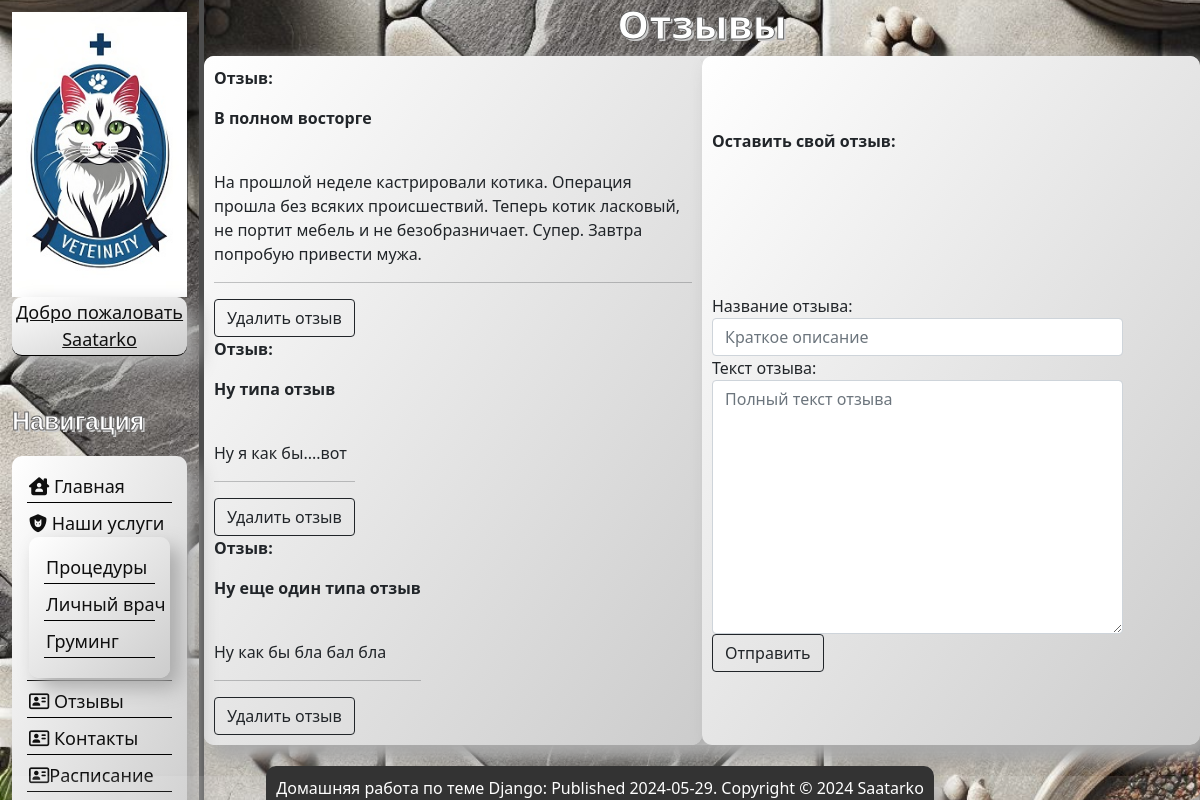
Screenshot of /reviews/ (signed in) with the database file from the repository.
### users/models.py (models this page shows)
class User(AbstractUser):
    phone = models.CharField(max_length=20, blank=True, null=True, verbose_name='Телефон')

### main/models.py (models this page shows, shortened)
class Reviews(models.Model):
    name = models.CharField('Название отзыва', max_length=30)
    description = models.TextField('Текст отзыва')
    class Meta:
        verbose_name = 'Отзывы/Reviews'
        verbose_name_plural = 'Отзывы/Reviews'

### main/views.py (the view)
# urls.py: path('reviews/', ReviewsListView.as_view(), name='reviews-list'),
class ReviewsListView(ListView):
    model = Reviews
    context_object_name = 'reviews'
    template_name = 'main/reviews.html'
    def get_context_data(self, **kwargs):
        context = super().get_context_data(**kwargs)
        context['form'] = ReviewsForms()
        return context

### main/forms.py
class ReviewsForms(ModelForm):
    class Meta:
        model = Reviews
        fields = ['name', 'description']
        widgets = {
            'name': TextInput(attrs={
                'class': 'form-control',
                'placeholder': 'Краткое описание',
                'maxlength': '30',
            }),
            'description': Textarea(attrs={
                'class': 'form-control',
                'placeholder': 'Полный текст отзыва',
            })
        }

### main/templates/main/reviews.html (shortened to what this page needs)
{% extends 'main/layout.html' %}
{% block content %}
<h1 class="main_h">Отзывы</h1>
        <div class="content_review">
            <div class="content_review_child2">
        {% if reviews %}
        {% for el in reviews %}
                    <div>
                        <p class="text_bold"> Отзыв:</p>
                        <p class="text_bold"> {{el.name}}</p> <br>
                        {{el.description}}
                        <hr>
                         {% if user.username == "Modetaror" or user.username == "Saatarko"%}
                        <a href="{% url 'reviews_delete' el.id %}"> <button class="btn btn-outline-dark">Удалить отзыв</button></a>
                         {% endif %}
                    </div>
        {% endfor %}
        {% else %}
            <p class="text_bold">В данный момент отзывов нет</p>
        {% endif %}
        </div>
        {% if user.is_authenticated %}
            <div class="content_review_child2">
                <p class="text_bold">Оставить свой отзыв:</p>
        <form method="post" action="{% url 'review-add' %}">
                       <div class="form-group">
                    {{ form.name.label_tag }}
                    {{ form.name }}
                </div>
                <div class="form-group">
                    {{ form.description.label_tag }}
                    {{ form.description }}
                </div>
                 <button type="submit" class="btn btn-outline-dark">Отправить</button>
           </form>
                </div>
       {% else %}
             <p>Чтобы оставить свой отзыв, необходимо зарегистрироваться! Если Вы уже зарегистрировалисьвойдите в свою учетную запись. </p>
       {% endif %}
        </div>
{% endblock %}

### main/templates/main/layout.html (shortened to what this page needs)
{% load static %}
<!DOCTYPE html>
<html lang="en">
<head>
  <link rel="stylesheet" href="https://cdn.jsdelivr.net/npm/bootstrap@5.0.2/dist/css/bootstrap.min.css" rel="stylesheet">
    <link rel="stylesheet" href="{% static 'main/css/main.css' %}">
    <link rel="stylesheet" href="https://use.fontawesome.com/releases/v5.8.2/css/all.css">
</head>
<body>
    <aside id="navigation-panel">
    <div class="nav_panel">
        <img src="{% static 'main/img/logo.jpg' %}" alt="Логотип">
                   {% if user.is_authenticated %}
                <p> <a href="{% url 'users:profile' %}">Добро пожаловать {{user.username}}</a></p>
                {% endif %}
        <h3 class="nav_h">Навигация</h3>
        <nav>
            <ul>
                <li><a href="{% url 'home' %}"><i class="fa-solid fa-house-user"></i> Главная</a></li>
                <li onclick="toggleServices(this)">
                    <i class="fa-solid fa-shield-cat"></i> Наши услуги
                    <ul>
                        <li><a href="{% url 'procedure' %}">Процедуры</a></li>
                        <li><a href="{% url 'personal_doctor' %}">Личный врач</a></li>
                        <li><a href="{% url 'gruming' %}">Груминг</a></li>
                    </ul>
                </li>
                <li><a href="{% url 'reviews-list' %}"><i class="fa-regular fa-address-card"></i> Отзывы</a></li>
                <li><a href="{% url 'contacts' %}"><i class="fa-regular fa-address-card"></i> Контакты</a></li>
                 {% if user.username == "Modetaror" or user.username == "Saatarko"%}
                 <li><a href="{% url 'schedule' %}"><i class="fa-regular fa-address-card"></i>Расписание</a></li>
                 {% endif %}
            </ul>
        </nav>
    </div>
</aside>
    <main>
     {% block content %} {% endblock %}
    </main>
    <div class="flex-container_3">
            <div class="footer">
            <div  class="flex-child_3">
                <a>Домашняя работа по теме Django: Published 2024-05-29. Copyright © 2024 Saatarko</a>
            </div>
            </div>
        </div>
</body>
</html>

### main/static/main/css/main.css (style rules this page uses)
#navigation-panel { float: left; width: 17%; padding: 1.0%; height: 100%; position: fixed; top: 0; bottom: 0; color: #0F0F0F; max-width: 17%; border-right: 5px solid #4d4d4d; }
.nav_panel { display: flex; flex-direction: column; flex-wrap: wrap; }
.nav_panel img { max-width: 100%; height: auto; width: 100%; display: block; }
.nav_panel nav { width: 100%; }
.nav_panel ul { display: block; padding: 15px; list-style-type: none; width: auto; background: linear-gradient(to bottom right, #ffffff, #cccccc); box-shadow: 10px 10px 20px #aaaaaa; border-radius: 10px; font-size: 18px; }
.nav_panel p { display: block; padding: 15px; list-style-type: none; width: auto; background: linear-gradient(to bottom right, #ffffff, #cccccc); box-shadow: 10px 10px 20px #aaaaaa; border-radius: 10px; font-size: 18px; transition: transform .6s ease; padding: 2px; margin-bottom: 5px; border-bottom: 1px solid #000; text-align: center; list-style-type: none; }
.nav_panel p a { color: #0F0F0F; }
.nav_panel ul li { transition: transform .6s ease; padding: 2px; margin-bottom: 5px; border-bottom: 1px solid #000; white-space: nowrap; }
.nav_panel ul a { text-decoration: none; color: #0F0F0F; }
.nav_panel h3 { margin-top: 25px; font-size: 25px; }
.flex-container_3 { z-index: 5; display: flex; background-color: rgba(255, 255, 255, 0.1); height: 3%; justify-content: center; box-shadow: 15px 15px 15px #aaaaaa; flex-direction: column; border-radius: 10px; position: fixed; bottom: 0; width: 100%; }
.flex-child_3 { align-items: flex-end; display: flex; align-items: center; justify-content: center; color: white; }
.flex-child_3 a { padding: 10px; text-decoration: none; color: white; background: #333; margin: 5px; box-shadow: 10px 10px 20px #aaaaaa; border-radius: 10px; }
.footer { flex-shrink: 0; }
.main_h { margin-left: 17%; text-align: center; padding: 0; width: calc(100% - 17%) font-family: 'Montserrat', sans-serif; font-size: 2.5em; font-weight: bold; color: #fff; -webkit-text-stroke: 1px #666; text-shadow: 2px 2px 0 #ccc; }
body { background-image: url("/static/main/img/background.jfif"); background-size: cover; background-position: center; background-attachment: fixed; }
.nav_h { text-align: left; margin: 0; padding: 20px 0; width: 100%; font-family: 'Montserrat', sans-serif; font-size: 1.5em; font-weight: bold; color: #fff; -webkit-text-stroke: 1px #666; text-shadow: 2px 2px 0 #ccc; }
.content_review { display: flex; margin-left: 17%; flex-direction: row; width: auto; background: linear-gradient(to bottom right, #ffffff, #cccccc); box-shadow: 10px 10px 20px #aaaaaa; border-radius: 10px; }
.content_review a { color: #000; }
.content_review_child2 { display: flex; width: 50%; justify-content: space-around; align-items: flex-start; padding: 10px; box-sizing: border-box; background: linear-gradient(to bottom right, #ffffff, #cccccc); box-shadow: 10px 10px 20px #aaaaaa; border-radius: 10px; flex-direction: column; }
.text_bold { font-weight: bold; }

### rows the page displays
User: username "Saatarko"
Reviews: name "В полном восторге", description "На прошлой неделе кастрировали котика. Операция прошла без всяких происшествий. Теперь котик ласковый, не портит мебель и не безобразничает. Супер. Завтра попробую привести мужа."
Reviews: name "Ну типа отзыв", description "Ну я как бы....вот"
Reviews: name "Ну еще один типа отзыв", description "Ну как бы бла бал бла"
